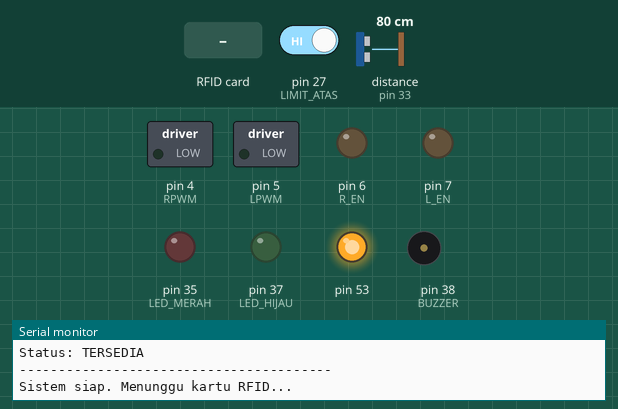
The sketch below on a simulated Arduino Mega 2560, built with avr-gcc and run on an emulated ATmega2560. On the bench: switched loads named in the sketch (green lamp = pin HIGH), output pins drawn as LEDs (lit = HIGH), buzzer (waves = sounding, pin HIGH), the last lines printed to the serial monitor. The inputs (shaded band) are chosen by the test bench; at power-on: pin 27 (LIMIT_ATAS) HIGH, distance to the obstacle (sensor on pin 33) 80 cm. The echo pulse lasts 58.3 µs per cm; pins used as bus, display or sensor lines are not drawn.

Above: at 3.5 s.
3.6 s: RFID card 5E 7A 19 C4 held to the reader
At 3.69 s:
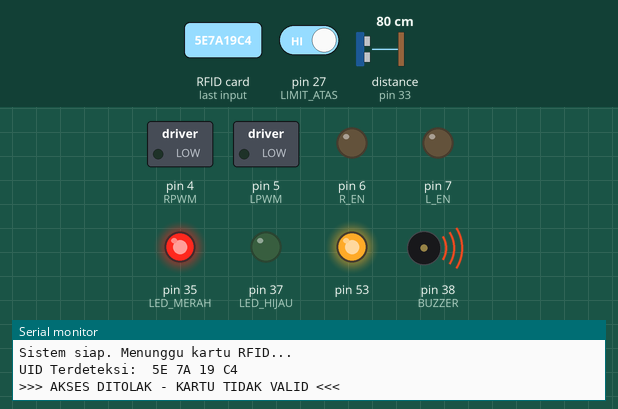
5.7 s: RFID card 19 5A B5 02 held to the reader
At 5.83 s:
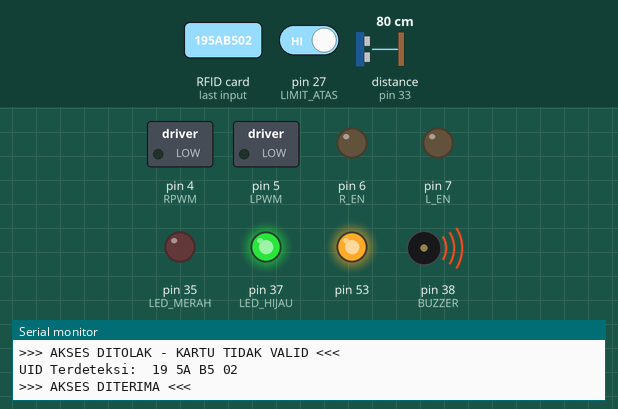
Timing chart, 0 to 8.7 s (numbered marks = the images above; inputs shaded):
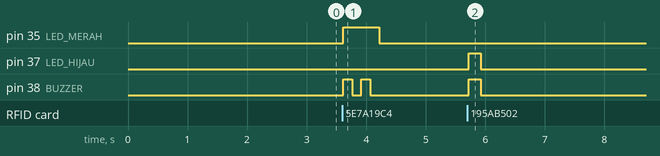

The sketch:

code_master.ino
```cpp
//==================================
// ARDUINO MEGA - MASTER CONTROLLER
// PINTU MASUK + MANAJEMEN KAPASITAS
//==================================
#include <SPI.h>
#include <MFRC522.h>
// ===== KONFIGURASI SISTEM =====
#define KAPASITAS_MAKSIMAL 5 // Ubah sesuai kebutuhan
// ===== RFID =====
#define SS_PIN 44
#define RST_PIN 49
MFRC522 mfrc522(SS_PIN, RST_PIN);
// ===== BTS7960 (Motor Driver Pintu Masuk) =====
#define RPWM 4
#define LPWM 5
#define R_EN 6
#define L_EN 7
// ===== LIMIT SWITCH =====
#define LIMIT_ATAS 27
#define LIMIT_BAWAH 29
// ===== LED DAN BUZZER =====
#define LED_HIJAU 37 // Parkir tersedia
#define LED_MERAH 35 // Parkir penuh / akses ditolak
#define BUZZER 38
// ===== ULTRASONIC =====
#define TRIG_PIN 31
#define ECHO_PIN 33
#define JARAK_AMAN 50 // cm
// ===== MOTOR SPEED =====
#define SPEED_ATAS 60
#define SPEED_BAWAH 20
// ===== UID VALID =====
#define JUMLAH_UID 6
byte authorizedUID[][4] = {
 {0x19, 0x5A, 0xB5, 0x02},
 {0xD2, 0xA2, 0x0F, 0x05},
 {0xEA, 0x24, 0x2D, 0x02},
 {0x65, 0xFE, 0x77, 0x85},
 {0x55, 0x6E, 0x26, 0x85},
 {0x45, 0x10, 0xD5, 0x85}
};
// ===== VARIABEL GLOBAL =====
int counterParkir = 0;
bool sedangProses = false;
unsigned long lastCardTime = 0;
const unsigned long CARD_DEBOUNCE = 2000; // 2 detik debounce kartu
// ===== BUFFER SERIAL =====
String serialBuffer = "";
void setup() {
 // Serial (TX0/RX0 - pin 0 dan 1) untuk komunikasi dengan Arduino Uno
 Serial.begin(9600);

 // Init RFID
 SPI.begin();
 mfrc522.PCD_Init();
 // Init Motor
 pinMode(RPWM, OUTPUT);
 pinMode(LPWM, OUTPUT);
 pinMode(R_EN, OUTPUT);
 pinMode(L_EN, OUTPUT);
 // Init Limit Switch
 pinMode(LIMIT_ATAS, INPUT_PULLUP);
 pinMode(LIMIT_BAWAH, INPUT_PULLUP);
 // Init Ultrasonic
 pinMode(TRIG_PIN, OUTPUT);
 pinMode(ECHO_PIN, INPUT);
 // Init LED & Buzzer
 pinMode(LED_HIJAU, OUTPUT);
 pinMode(LED_MERAH, OUTPUT);
 pinMode(BUZZER, OUTPUT);
 // Kondisi Awal
 motorStop();
 // updateStatusLED();
 // Delay untuk stabilisasi serial
 delay(2000);
 Serial.println("========================================");
 Serial.println(" SISTEM PARKIR OTOMATIS - MASTER");
 Serial.println(" PINTU MASUK + MANAJEMEN KAPASITAS");
 Serial.println("========================================");
 Serial.print("Kapasitas Maksimal: ");
 Serial.println(KAPASITAS_MAKSIMAL);
 tampilkanStatus();
 Serial.println("\nSistem siap. Menunggu kartu RFID...\n");
}
void loop() {
 // Handler komunikasi Serial dari Uno
 handleSerialFromUno();

 // Handler RFID pintu masuk
 handleRFIDMasuk();
}
// ================= HANDLER RFID PINTU MASUK =================
void handleRFIDMasuk() {
 // Skip jika sedang proses
 if (sedangProses) return;

 // Cek kartu RFID
 if (!mfrc522.PICC_IsNewCardPresent()) return;
 if (!mfrc522.PICC_ReadCardSerial()) return;
 // Debounce kartu (hindari baca ganda)
 unsigned long currentTime = millis();
 if (currentTime - lastCardTime < CARD_DEBOUNCE) {
 mfrc522.PICC_HaltA();
 return;
 }
 lastCardTime = currentTime;
 // Tampilkan UID
 Serial.print("UID Terdeteksi: ");
 for (byte i = 0; i < mfrc522.uid.size; i++) {
 Serial.print(mfrc522.uid.uidByte[i] < 0x10 ? " 0" : " ");
 Serial.print(mfrc522.uid.uidByte[i], HEX);
 }
 Serial.println();
 // Validasi kartu
 if (isAuthorized(mfrc522.uid.uidByte, mfrc522.uid.size)) {
 // Cek kapasitas parkir
 if (counterParkir >= KAPASITAS_MAKSIMAL) {
 Serial.println(">>> AKSES DITOLAK - PARKIR PENUH <<<");
 aksesDitolak(true); // true = parkir penuh
 } else {
 Serial.println(">>> AKSES DITERIMA <<<");
 aksesIzinkan();

 sedangProses = true;
 bukaPalangMasuk();
 tungguKendaraanLewat();

 // Kendaraan sudah masuk, increment counter
 counterParkir++;
 Serial.print("Counter: ");
 Serial.print(counterParkir);
 Serial.print("/");
 Serial.println(KAPASITAS_MAKSIMAL);

 tutupPalangMasuk();
 sedangProses = false;

 // updateStatusLED();
 tampilkanStatus();
 Serial.println("Sistem siap. Silakan tempelkan kartu...\n");
 }
 } else {
 Serial.println(">>> AKSES DITOLAK - KARTU TIDAK VALID <<<");
 aksesDitolak(false); // false = kartu tidak valid
 }
 mfrc522.PICC_HaltA();
}
// ================= HANDLER SERIAL DARI UNO =================
void handleSerialFromUno() {
 while (Serial.available()) {
 char c = Serial.read();

 if (c == '\n') {
 serialBuffer.trim();

 if (serialBuffer == "REQ_IN") {
 // Uno request izin masuk (seharusnya tidak terjadi, Uno adalah pintu keluar)
 Serial.println("[UNO] Request masuk (tidak valid untuk Uno)");
 Serial.println("DENY");

 } else if (serialBuffer == "CONFIRM_OUT") {
 // Kendaraan keluar, decrement counter
 if (counterParkir > 0) {
 counterParkir--;
 Serial.println("[UNO] Kendaraan keluar");
 Serial.print("Counter: ");
 Serial.print(counterParkir);
 Serial.print("/");
 Serial.println(KAPASITAS_MAKSIMAL);

 // updateStatusLED();
 tampilkanStatus();
 }
 Serial.println("ACK");

 } else if (serialBuffer.length() > 0) {
 Serial.print("[UNO] Pesan tidak dikenal: ");
 Serial.println(serialBuffer);
 }

 serialBuffer = "";
 } else {
 serialBuffer += c;
 }
 }
}
// ================= LOGIKA LED & BUZZER =================
// void updateStatusLED() {
// if (counterParkir >= KAPASITAS_MAKSIMAL) {
// digitalWrite(LED_HIJAU, LOW);
// digitalWrite(LED_MERAH, HIGH);
// } else {
// digitalWrite(LED_HIJAU, HIGH);
// digitalWrite(LED_MERAH, LOW);
// }
// }
void aksesIzinkan() {
 digitalWrite(LED_MERAH, LOW);
 digitalWrite(LED_HIJAU, HIGH);

 // Buzzer beep 1x
 digitalWrite(BUZZER, HIGH);
 delay(200);
 digitalWrite(LED_MERAH, LOW);
 digitalWrite(LED_HIJAU, LOW);
 digitalWrite(BUZZER, LOW);
}
void aksesDitolak(bool parkirPenuh) {
 digitalWrite(LED_HIJAU, LOW);
 digitalWrite(LED_MERAH, HIGH);

 if (parkirPenuh) {
 // Buzzer panjang untuk parkir penuh
 digitalWrite(BUZZER, HIGH);
 delay(1000);
 digitalWrite(BUZZER, LOW);
 } else {
 // Buzzer 2x untuk kartu tidak valid
 for (int i = 0; i < 2; i++) {
 digitalWrite(BUZZER, HIGH);
 delay(150);
 digitalWrite(BUZZER, LOW);
 delay(150);
 }
 }
 digitalWrite(LED_HIJAU, LOW);
 digitalWrite(LED_MERAH, LOW);
}
// ================= FUNGSI MOTOR PINTU MASUK =================
void bukaPalangMasuk() {
 Serial.println("Membuka palang masuk...");
 digitalWrite(R_EN, HIGH);
 digitalWrite(L_EN, HIGH);
 // Cek apakah sudah terbuka
 if (digitalRead(LIMIT_ATAS) == HIGH) {
 Serial.println("Palang sudah terbuka!");
 motorStop();
 return;
 }
 // Buka palang
 unsigned long startTime = millis();
 while (digitalRead(LIMIT_ATAS) == LOW) {
 analogWrite(RPWM, SPEED_ATAS);
 analogWrite(LPWM, 0);

 if (millis() - startTime > 15000) {
 Serial.println("TIMEOUT membuka palang!");
 break;
 }
 delay(10);
 }

 motorStop();
 Serial.println("Palang masuk terbuka.");
}
void tutupPalangMasuk() {
 Serial.println("Menutup palang masuk...");
 digitalWrite(R_EN, HIGH);
 digitalWrite(L_EN, HIGH);
 // Cek apakah sudah tertutup
 if (digitalRead(LIMIT_BAWAH) == HIGH) {
 Serial.println("Palang sudah tertutup!");
 motorStop();
 return;
 }
 // Tutup palang
 unsigned long startTime = millis();
 while (digitalRead(LIMIT_BAWAH) == LOW) {
 analogWrite(RPWM, 0);
 analogWrite(LPWM, SPEED_BAWAH);

 if (millis() - startTime > 15000) {
 Serial.println("TIMEOUT menutup palang!");
 break;
 }
 delay(10);
 }

 motorStop();
 Serial.println("Palang masuk tertutup.");
}
void motorStop() {
 analogWrite(RPWM, 0);
 analogWrite(LPWM, 0);
 digitalWrite(R_EN, LOW);
 digitalWrite(L_EN, LOW);
}
// ================= SENSOR ULTRASONIC =================
long bacaJarak() {
 digitalWrite(TRIG_PIN, LOW);
 delayMicroseconds(2);
 digitalWrite(TRIG_PIN, HIGH);
 delayMicroseconds(10);
 digitalWrite(TRIG_PIN, LOW);

 long duration = pulseIn(ECHO_PIN, HIGH, 30000);
 if (duration == 0) return 999;

 long jarak = duration * 0.034 / 2;
 return (jarak > 400) ? 999 : jarak;
}
void tungguKendaraanLewat() {
 Serial.println("Menunggu kendaraan masuk...");

 bool kendaraanTerdeteksi = false;
 unsigned long waktuMulai = millis();
 unsigned long waktuStabil = 0;

 while (true) {
 long jarak = bacaJarak();

 // Kendaraan masuk area deteksi
 if (jarak < JARAK_AMAN) {
 kendaraanTerdeteksi = true;
 waktuStabil = millis();
 }

 // Kendaraan sudah lewat dan stabil 2 detik
 if (kendaraanTerdeteksi && jarak >= JARAK_AMAN) {
 if (millis() - waktuStabil > 2000) {
 Serial.println("Kendaraan berhasil masuk!");
 break;
 }
 }

 // Timeout 30 detik
 if (millis() - waktuMulai > 30000) {
 Serial.println("TIMEOUT menunggu kendaraan!");
 break;
 }

 delay(200);
 }
}
// ================= RFID HELPER =================
bool isAuthorized(byte *uid, byte uidSize) {
 for (byte i = 0; i < JUMLAH_UID; i++) {
 bool match = true;
 for (byte j = 0; j < uidSize; j++) {
 if (uid[j] != authorizedUID[i][j]) {
 match = false;
 break;
 }
 }
 if (match) return true;
 }
 return false;
}
// ================= DISPLAY STATUS =================
void tampilkanStatus() {
 Serial.println("----------------------------------------");
 Serial.print("Status Parkir: ");
 Serial.print(counterParkir);
 Serial.print("/");
 Serial.print(KAPASITAS_MAKSIMAL);
 Serial.print(" (");
 Serial.print(KAPASITAS_MAKSIMAL - counterParkir);
 Serial.println(" slot tersisa)");

 if (counterParkir >= KAPASITAS_MAKSIMAL) {
 Serial.println("Status: PENUH");
 } else {
 Serial.println("Status: TERSEDIA");
 }
 Serial.println("----------------------------------------");
}
```

Measured:
- after the input at 3.6 s, pin 35 (LED_MERAH): LOW → HIGH at once, → LOW 0.60 s later; pin 38 (BUZZER): alternates HIGH for 0.15 s and LOW for 0.15 s, 4 changes in all, then stays LOW, starting at once
- after the input at 5.7 s, pin 37 (LED_HIJAU), pin 38 (BUZZER): LOW → HIGH at once, → LOW 0.20 s later
